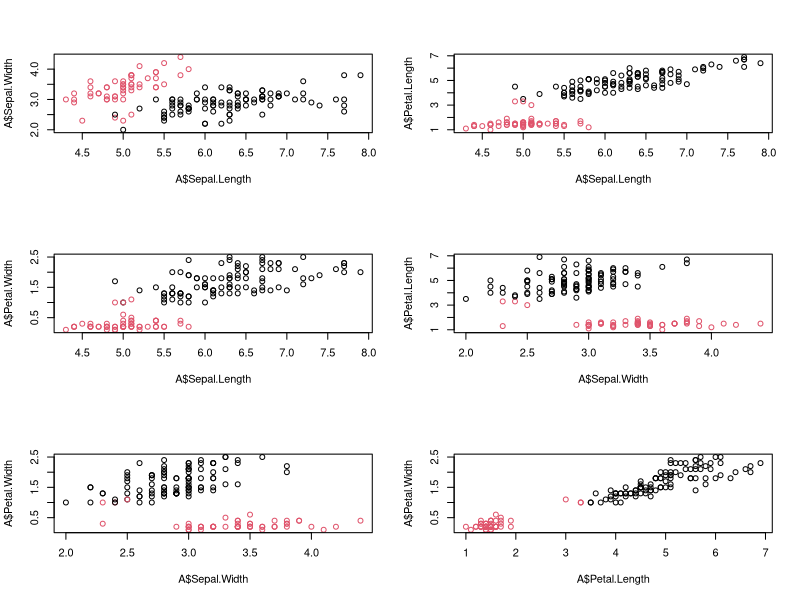
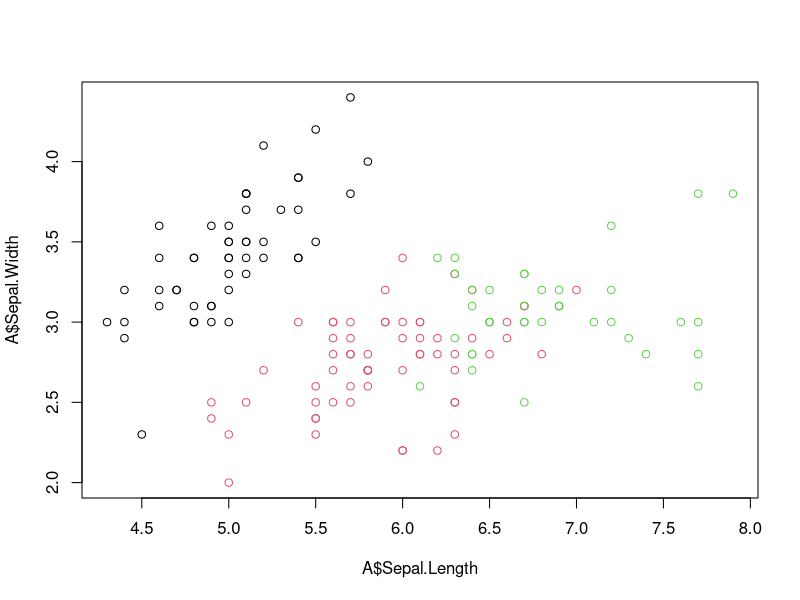
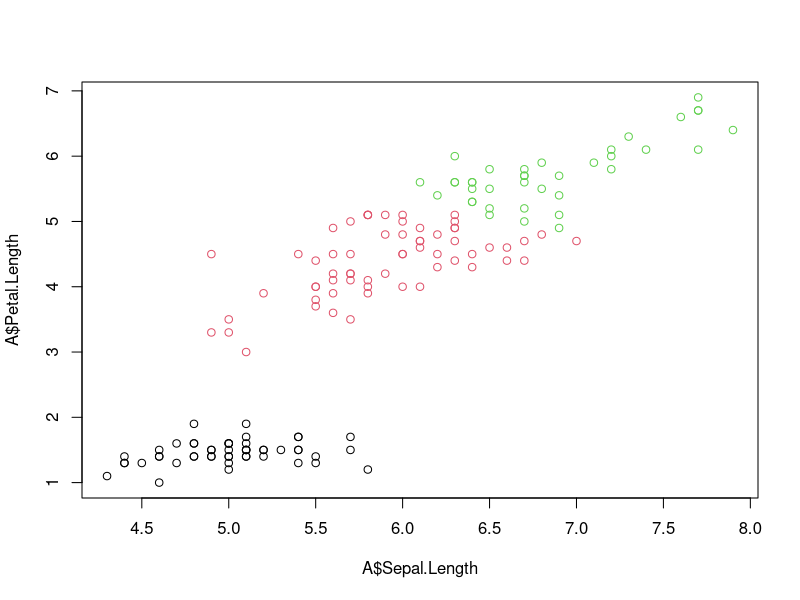
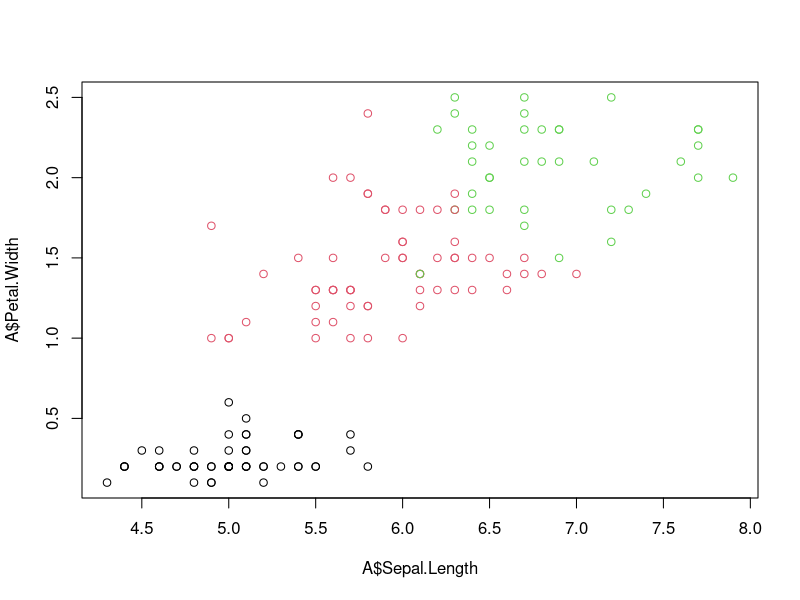
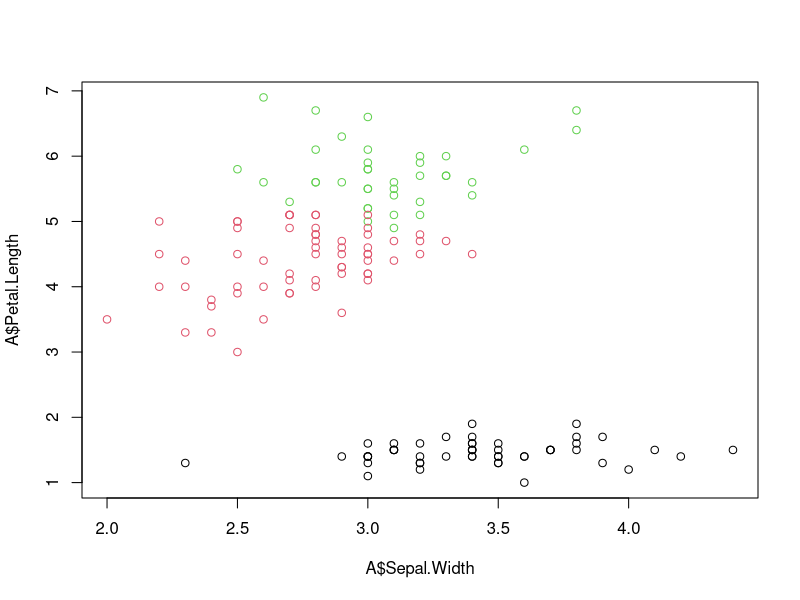
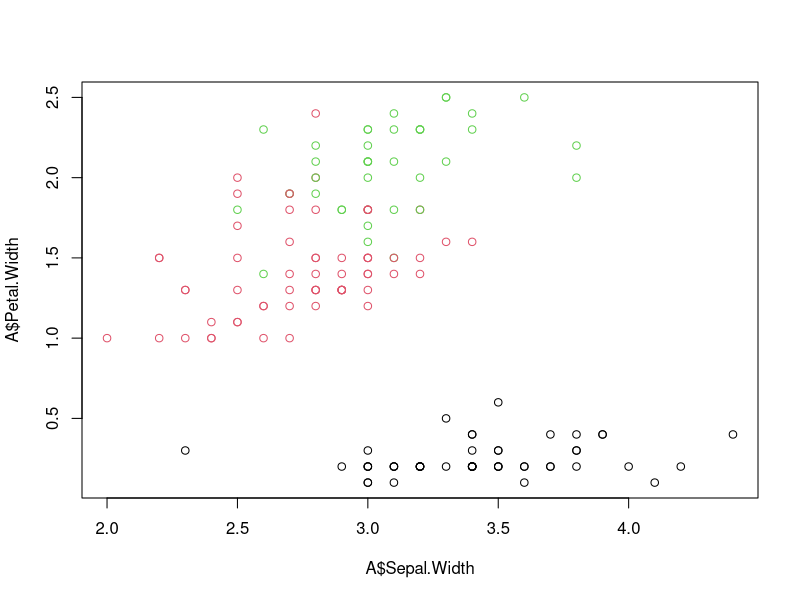
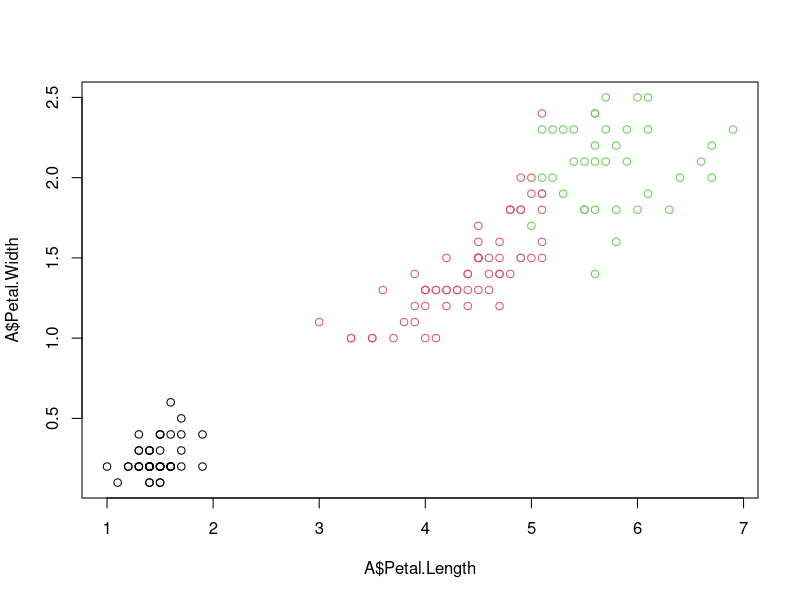
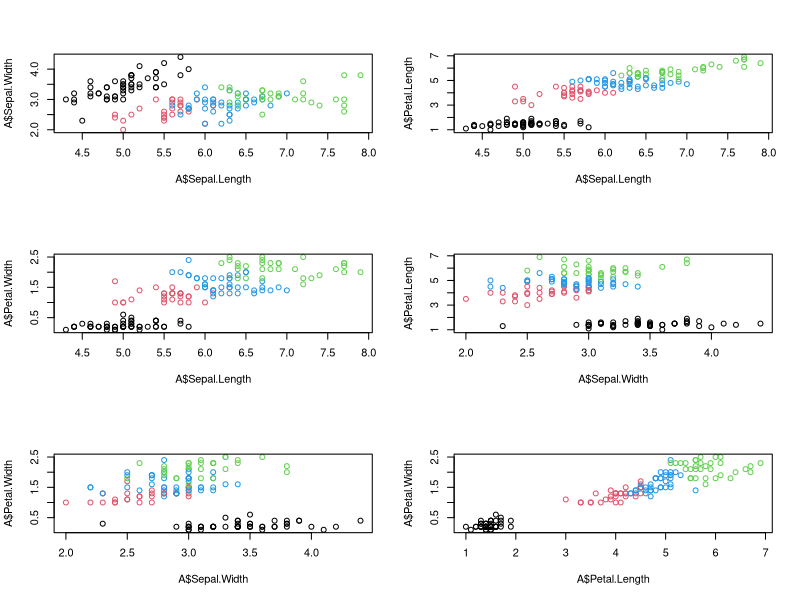

Write R code to recreate these figures, in order. (Note: this script raises an error after producing the figures.)
A = data.frame(iris)
str(A)
A1 = A[,1:4]
#----k = 2----
m1 = kmeans(A1,2)
par(mfrow=c(3,2))
plot(A$Sepal.Length,A$Sepal.Width,col = m1$cluster)
plot(A$Sepal.Length,A$Petal.Length,col = m1$cluster)
plot(A$Sepal.Length,A$Petal.Width,col = m1$cluster)
plot(A$Sepal.Width,A$Petal.Length,col = m1$cluster)
plot(A$Sepal.Width,A$Petal.Width,col = m1$cluster)
plot(A$Petal.Length,A$Petal.Width,col = m1$cluster)

#----k = 3----
m3 = kmeans(A1,3)
par(mfrow=c(1,1))
plot(A$Sepal.Length,A$Sepal.Width,col = m3$cluster)
plot(A$Sepal.Length,A$Petal.Length,col = m3$cluster)
plot(A$Sepal.Length,A$Petal.Width,col = m3$cluster)
plot(A$Sepal.Width,A$Petal.Length,col = m3$cluster)
plot(A$Sepal.Width,A$Petal.Width,col = m3$cluster)
plot(A$Petal.Length,A$Petal.Width,col = m3$cluster)

#----k = 4----
m4 = kmeans(A1,4)
par(mfrow=c(3,2))
plot(A$Sepal.Length,A$Sepal.Width,col = m4$cluster)
plot(A$Sepal.Length,A$Petal.Length,col = m4$cluster)
plot(A$Sepal.Length,A$Petal.Width,col = m4$cluster)
plot(A$Sepal.Width,A$Petal.Length,col = m4$cluster)
plot(A$Sepal.Width,A$Petal.Width,col = m4$cluster)
plot(A$Petal.Length,A$Petal.Width,col = m4$cluster)


#----k = 5-----

m5 = kmeans(A1,5)
par(mfrow=c(3,2))
plot(A$Sepal.Length,A$Sepal.Width,col = m5$cluster)
plot(A$Sepal.Length,A$Petal.Length,col = m5$cluster)
plot(A$Sepal.Length,A$Petal.Width,col = m5$cluster)
plot(A$Sepal.Width,A$Petal.Length,col = m5$cluster)
plot(A$Sepal.Width,A$Petal.Width,col = m5$cluster)
plot(A$Petal.Length,A$Petal.Width,col = m5$cluster)
levels(A$Species)
plot(A$Sepal.Length,A$Species,col = m5$cluster)


#=========KMEANS CREDIT==========

A1 = data.frame
A = na.omit(A1[,c(2:7,12)])

#--k2--

m1 = kmeans(A,3)
plot(A$Age,A$Income,col = m1$cluster)
plot(A$Age,A$Limit,col = m1$cluster)
plot(A$Age,A$Rating,col = m1$cluster)
points(x = m1$centers[,5],y = m1$centers[,3],col = 2,pch = 2,cex = 1,lwd = 4)
